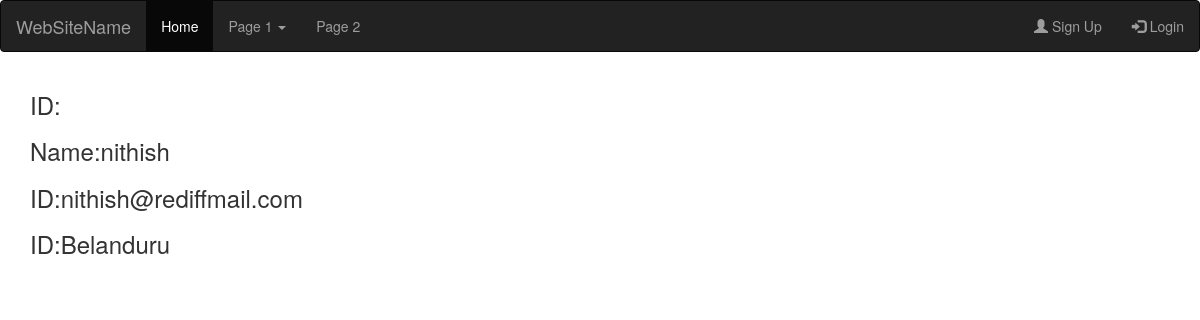
Screenshot of /student/view/2 with the database file from the repository.
### student/models.py (models this page shows, shortened)
class Student(models.Model):
    stu_name = models.CharField(max_length=50)
    stu_email = models.EmailField(unique=True)
    stu_address = models.CharField(max_length=250)
    class Meta:
        db_table = 'student'

### student/views.py (the view)
# urls.py: url('^view/(?P<pk>[0-9]+)$', views.view),
def view(reuqest, pk):
    data = Student.objects.get(id=pk)
    return render(reuqest, 'stu/view.html', {'data':data})

### student/templates/stu/view.html
{% extends 'layout.html' %}
{% block content %}
<h3>ID:{{ data_id }}</h3>
<h3>Name:{{ data.stu_name }}</h3>
<h3>ID:{{ data.stu_email }}</h3>
<h3>ID:{{ data.stu_address }}</h3>
{% endblock %}

### rows the page displays
Student: stu_name "nithish", stu_email "nithish@rediffmail.com", stu_address "Belanduru"
